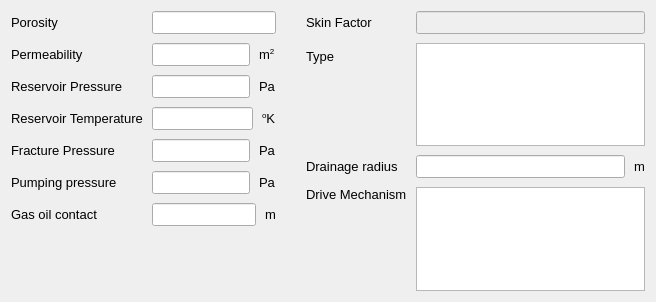
<?xml version="1.0" encoding="UTF-8"?>
<ui version="4.0">
 <class>ReservoirDataForm</class>
 <widget class="QWidget" name="ReservoirDataForm">
  <property name="geometry">
   <rect>
    <x>0</x>
    <y>0</y>
    <width>656</width>
    <height>302</height>
   </rect>
  </property>
  <property name="sizePolicy">
   <sizepolicy hsizetype="Preferred" vsizetype="Preferred">
    <horstretch>0</horstretch>
    <verstretch>0</verstretch>
   </sizepolicy>
  </property>
  <property name="minimumSize">
   <size>
    <width>0</width>
    <height>0</height>
   </size>
  </property>
  <property name="maximumSize">
   <size>
    <width>16777215</width>
    <height>16777215</height>
   </size>
  </property>
  <property name="font">
   <font>
    <family>MS Shell Dlg 2</family>
    <pointsize>10</pointsize>
    <weight>50</weight>
    <bold>false</bold>
   </font>
  </property>
  <property name="windowTitle">
   <string>Form</string>
  </property>
  <property name="locale">
   <locale language="English" country="UnitedStates"/>
  </property>
  <layout class="QGridLayout" name="gridLayout">
   <property name="horizontalSpacing">
    <number>30</number>
   </property>
   <property name="verticalSpacing">
    <number>9</number>
   </property>
   <item row="0" column="0">
    <layout class="QFormLayout" name="formLayout">
     <property name="horizontalSpacing">
      <number>9</number>
     </property>
     <property name="verticalSpacing">
      <number>9</number>
     </property>
     <item row="0" column="0">
      <widget class="QLabel" name="rd_porosity_label">
       <property name="text">
        <string notr="true">Porosity</string>
       </property>
      </widget>
     </item>
     <item row="1" column="0">
      <widget class="QLabel" name="rd_reservoir_permeability_label">
       <property name="text">
        <string notr="true">Permeability</string>
       </property>
      </widget>
     </item>
     <item row="2" column="0">
      <widget class="QLabel" name="rd_reservoir_pressure_label">
       <property name="text">
        <string notr="true">Reservoir Pressure</string>
       </property>
      </widget>
     </item>
     <item row="4" column="0">
      <widget class="QLabel" name="rd_fracture_pressure_label">
       <property name="text">
        <string notr="true">Fracture Pressure</string>
       </property>
      </widget>
     </item>
     <item row="3" column="0">
      <widget class="QLabel" name="rd_reservoir_temperature_label">
       <property name="text">
        <string notr="true">Reservoir Temperature</string>
       </property>
      </widget>
     </item>
     <item row="5" column="0">
      <widget class="QLabel" name="rd_pumping_pressure_label">
       <property name="text">
        <string notr="true">Pumping pressure</string>
       </property>
      </widget>
     </item>
     <item row="6" column="0">
      <widget class="QLabel" name="rd_gas_oil_contact_label">
       <property name="text">
        <string notr="true">Gas oil contact</string>
       </property>
      </widget>
     </item>
     <item row="1" column="1">
      <layout class="QHBoxLayout" name="horizontalLayout_2">
       <item>
        <widget class="QLineEdit" name="rd_reservoir_permeability_lineedit"/>
       </item>
       <item>
        <widget class="QLabel" name="rd_reservoir_permeability_unit_label">
         <property name="sizePolicy">
          <sizepolicy hsizetype="Fixed" vsizetype="Preferred">
           <horstretch>0</horstretch>
           <verstretch>0</verstretch>
          </sizepolicy>
         </property>
         <property name="text">
          <string>&lt;html&gt;&lt;head/&gt;&lt;body&gt;&lt;p&gt;m&lt;span style=&quot; vertical-align:super;&quot;&gt;2&lt;/span&gt;&lt;/p&gt;&lt;/body&gt;&lt;/html&gt;</string>
         </property>
        </widget>
       </item>
      </layout>
     </item>
     <item row="2" column="1">
      <layout class="QHBoxLayout" name="horizontalLayout_3">
       <item>
        <widget class="QLineEdit" name="rd_reservoir_pressure_lineedit"/>
       </item>
       <item>
        <widget class="QLabel" name="rd_reservoir_pressure_unit_label">
         <property name="sizePolicy">
          <sizepolicy hsizetype="Fixed" vsizetype="Preferred">
           <horstretch>0</horstretch>
           <verstretch>0</verstretch>
          </sizepolicy>
         </property>
         <property name="text">
          <string>Pa</string>
         </property>
        </widget>
       </item>
      </layout>
     </item>
     <item row="3" column="1">
      <layout class="QHBoxLayout" name="horizontalLayout_4">
       <item>
        <widget class="QLineEdit" name="rd_reservoir_temperature_lineedit"/>
       </item>
       <item>
        <widget class="QLabel" name="rd_reservoir_temperature_unit_label">
         <property name="sizePolicy">
          <sizepolicy hsizetype="Fixed" vsizetype="Preferred">
           <horstretch>0</horstretch>
           <verstretch>0</verstretch>
          </sizepolicy>
         </property>
         <property name="text">
          <string>&lt;html&gt;&lt;head/&gt;&lt;body&gt;&lt;p&gt;&lt;span style=&quot; vertical-align:super;&quot;&gt;o&lt;/span&gt;K&lt;/p&gt;&lt;/body&gt;&lt;/html&gt;</string>
         </property>
        </widget>
       </item>
      </layout>
     </item>
     <item row="4" column="1">
      <layout class="QHBoxLayout" name="horizontalLayout_5">
       <item>
        <widget class="QLineEdit" name="rd_fracture_pressure_lineedit"/>
       </item>
       <item>
        <widget class="QLabel" name="rd_fracture_pressure_unit_label">
         <property name="sizePolicy">
          <sizepolicy hsizetype="Fixed" vsizetype="Preferred">
           <horstretch>0</horstretch>
           <verstretch>0</verstretch>
          </sizepolicy>
         </property>
         <property name="text">
          <string>Pa</string>
         </property>
        </widget>
       </item>
      </layout>
     </item>
     <item row="5" column="1">
      <layout class="QHBoxLayout" name="horizontalLayout_6">
       <item>
        <widget class="QLineEdit" name="rd_pumping_pressure_lineedit"/>
       </item>
       <item>
        <widget class="QLabel" name="rd_pumping_pressure_unit_label">
         <property name="sizePolicy">
          <sizepolicy hsizetype="Fixed" vsizetype="Preferred">
           <horstretch>0</horstretch>
           <verstretch>0</verstretch>
          </sizepolicy>
         </property>
         <property name="text">
          <string>Pa</string>
         </property>
        </widget>
       </item>
      </layout>
     </item>
     <item row="6" column="1">
      <layout class="QHBoxLayout" name="horizontalLayout_7">
       <item>
        <widget class="QLineEdit" name="rd_gas_oil_contact_lineedit"/>
       </item>
       <item>
        <widget class="QLabel" name="rd_gas_oil_contact_unit_label">
         <property name="sizePolicy">
          <sizepolicy hsizetype="Fixed" vsizetype="Preferred">
           <horstretch>0</horstretch>
           <verstretch>0</verstretch>
          </sizepolicy>
         </property>
         <property name="text">
          <string>m</string>
         </property>
        </widget>
       </item>
      </layout>
     </item>
     <item row="0" column="1">
      <widget class="QLineEdit" name="rd_porosity_lineedit"/>
     </item>
    </layout>
   </item>
   <item row="0" column="1">
    <layout class="QFormLayout" name="formLayout_2">
     <property name="horizontalSpacing">
      <number>9</number>
     </property>
     <property name="verticalSpacing">
      <number>9</number>
     </property>
     <item row="0" column="0">
      <widget class="QLabel" name="rd_skin_factor_label">
       <property name="text">
        <string notr="true">Skin Factor</string>
       </property>
      </widget>
     </item>
     <item row="0" column="1">
      <widget class="QLineEdit" name="rd_skin_factor_lineedit">
       <property name="enabled">
        <bool>false</bool>
       </property>
       <property name="readOnly">
        <bool>true</bool>
       </property>
      </widget>
     </item>
     <item row="1" column="0">
      <widget class="QLabel" name="rd_permeability_type_label">
       <property name="text">
        <string notr="true">Type</string>
       </property>
      </widget>
     </item>
     <item row="2" column="0">
      <widget class="QLabel" name="rd_drainage_radius_label">
       <property name="text">
        <string notr="true">Drainage radius</string>
       </property>
      </widget>
     </item>
     <item row="2" column="1">
      <layout class="QHBoxLayout" name="horizontalLayout_9">
       <item>
        <widget class="QLineEdit" name="rd_drainage_radius_lineedit"/>
       </item>
       <item>
        <widget class="QLabel" name="rd_drainage_radius_unit_label">
         <property name="sizePolicy">
          <sizepolicy hsizetype="Fixed" vsizetype="Preferred">
           <horstretch>0</horstretch>
           <verstretch>0</verstretch>
          </sizepolicy>
         </property>
         <property name="text">
          <string>m</string>
         </property>
        </widget>
       </item>
      </layout>
     </item>
     <item row="3" column="0">
      <widget class="QLabel" name="rd_drive_mechanism_label">
       <property name="text">
        <string notr="true">Drive Mechanism</string>
       </property>
       <property name="alignment">
        <set>Qt::AlignLeading|Qt::AlignLeft|Qt::AlignTop</set>
       </property>
      </widget>
     </item>
     <item row="1" column="1">
      <widget class="QTableView" name="rd_permeability_type_listview">
       <property name="styleSheet">
        <string notr="true">selection-background-color: rgb(158, 155, 255);</string>
       </property>
       <property name="editTriggers">
        <set>QAbstractItemView::NoEditTriggers</set>
       </property>
       <property name="selectionMode">
        <enum>QAbstractItemView::MultiSelection</enum>
       </property>
       <attribute name="horizontalHeaderVisible">
        <bool>false</bool>
       </attribute>
       <attribute name="verticalHeaderVisible">
        <bool>false</bool>
       </attribute>
      </widget>
     </item>
     <item row="3" column="1">
      <widget class="QTableView" name="rd_drive_mechanism_listview">
       <property name="styleSheet">
        <string notr="true">selection-background-color: rgb(158, 155, 255);</string>
       </property>
       <property name="selectionMode">
        <enum>QAbstractItemView::MultiSelection</enum>
       </property>
       <attribute name="horizontalHeaderVisible">
        <bool>false</bool>
       </attribute>
       <attribute name="verticalHeaderVisible">
        <bool>false</bool>
       </attribute>
      </widget>
     </item>
    </layout>
   </item>
  </layout>
 </widget>
 <resources/>
 <connections>
  <connection>
   <sender>rd_reservoir_permeability_lineedit</sender>
   <signal>textEdited(QString)</signal>
   <receiver>ReservoirDataForm</receiver>
   <slot>textEdited()</slot>
   <hints>
    <hint type="sourcelabel">
     <x>205</x>
     <y>52</y>
    </hint>
    <hint type="destinationlabel">
     <x>327</x>
     <y>150</y>
    </hint>
   </hints>
  </connection>
 </connections>
</ui>
